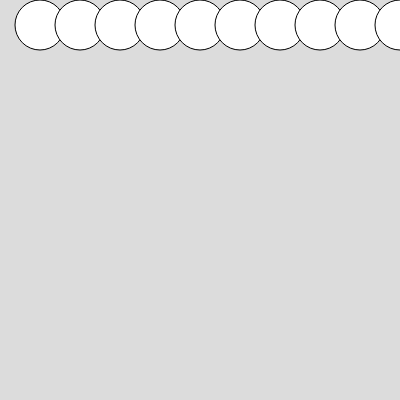
Frame 1 (no input)
Frame 60 (no input): identical to frame 1, image omitted
Frame 120 (the mouse pressed at the canvas centre since frame 60): identical to frame 1, image omitted

The p5.js sketch that drew this single still picture (run headless with seeded random() and noise() and a simulated clock; from frame 60 on, the mouse is pressed at the canvas centre):

// p5.js sketch
// ── sketch.js

function setup() {
  // put setup code here
  createCanvas(400, 400);

}

function draw() {
  // put drawing code here
  background(220);

  for(let i = 1; i <= 10; i += 1){
    circle(i*40, 25, 50);
  }
}
